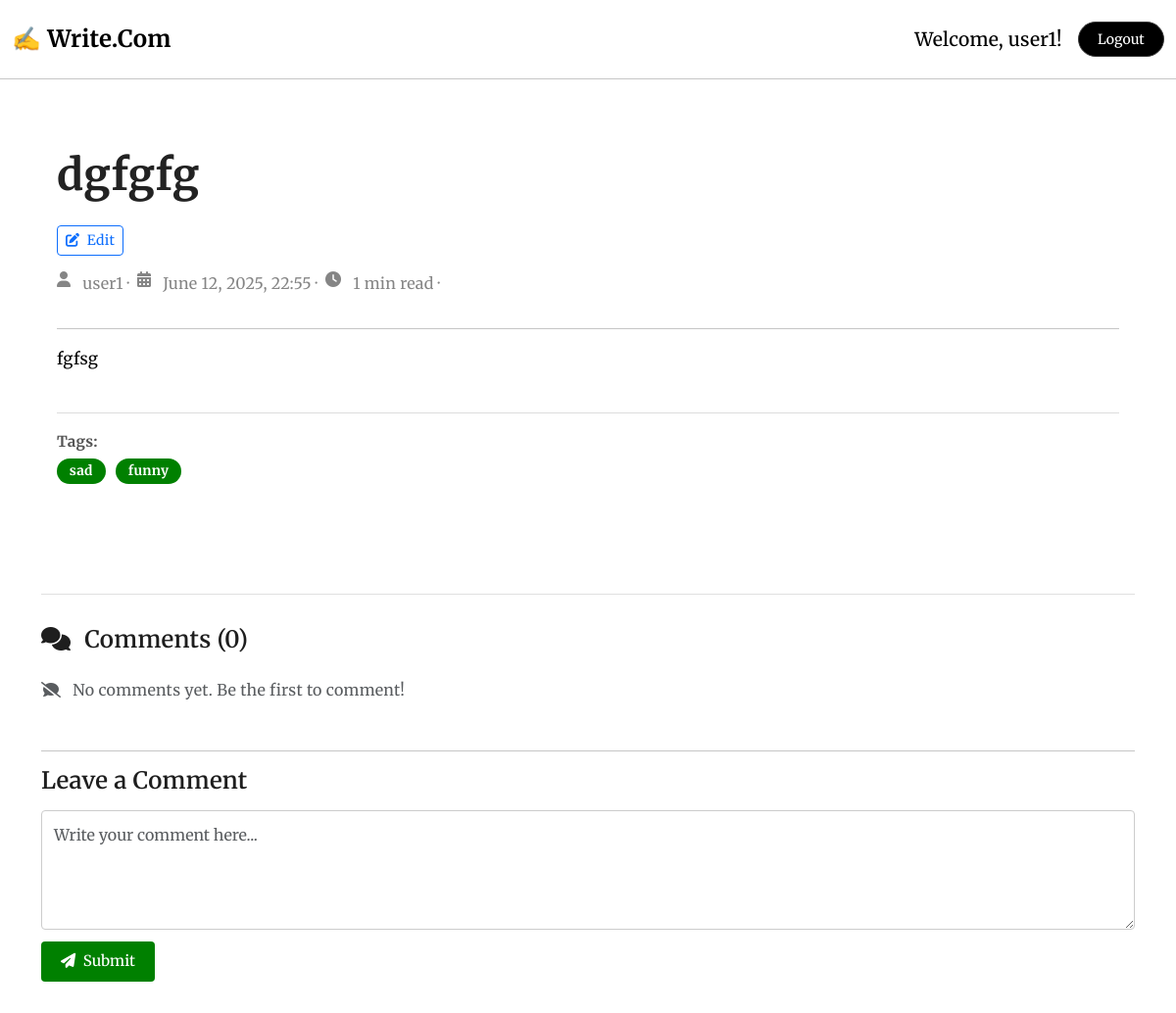
Page /post/dgfgfg-Q7dKe0IM/ (signed in) on the committed database.
### blog/models.py (models this page shows, shortened)
class Post(models.Model):
    author=models.ForeignKey(User,on_delete=models.CASCADE)
    title=models.CharField(max_length=200)
    slug=models.SlugField(unique=True,blank=True)
    content=models.TextField()
    created_at=models.DateTimeField(auto_now_add=True)
    updated_at=models.DateTimeField(auto_now=True)
    tags=models.ManyToManyField(Tag,blank=True)
    content_html=models.TextField(blank=True)
    @property
    def read_time(self):
        word_count=len(strip_tags(self.content).split())
        minutes=math.ceil(word_count/200)
        return f"{minutes} min read"

class Tag(models.Model):
    name=models.CharField(max_length=255,unique=True)

### blog/views.py (the view, shortened to what this page needs)
# urls.py: path('post/<slug:slug>/',views.post_detail,name='post_detail'),
def post_detail(request,slug):
    post=get_object_or_404(Post,slug=slug)
    post.content_html=markdown2.markdown(post.content,
        extras=[
            "fenced-code-blocks",
            "tables",
            "code-friendly",
            "strike",
            "break-on-newline",
            "target-blank-links",
            "header-ids",
        ])
    comments=post.comments.order_by('-created_at')
    comment_form=CommentForm()
    return render(request,'blog/post_detail.html',{
        'post':post,
        'comments':comments,
        'comment_form':comment_form,
        })

### blog/forms.py
class CommentForm(forms.ModelForm):
    body=forms.CharField(widget=forms.Textarea(attrs={
        'rows':4,
        'placeholder':'Write your comment here...',
        'class':'form-control'
    }), label='')
    class Meta:
        model=Comment
        fields=['body']

### blog/templates/blog/post_detail.html (shortened to what this page needs)
{% extends "blog/base.html" %}
{% load static %}
{% block content %}
<link rel="stylesheet" href="https://cdnjs.cloudflare.com/ajax/libs/animate.css/4.1.1/animate.min.css" />
<link rel="stylesheet" href="{% static 'css/markdown.css' %}">
<div class="post-container">
  <article class="post-wrapper animate__animated animate__fadeIn">
    <h1 class="post-title">{{ post.title }}</h1>
    {% if request.user == post.author %}
    <p><a href="{% url 'edit_post' post.pk %}" class="btn btn-sm btn-outline-primary">
      <i class="fas fa-edit me-1"></i> Edit
    </a></p>
{% endif %}
    <p class="post-meta">
      <i class="fas fa-user me-1"></i> {{ post.author.username }} &middot;
      <i class="fas fa-calendar-alt me-1"></i> {{ post.created_at|date:"F j, Y, G:i" }} &middot;
      <i class="fas fa-clock me-1"></i> {{ post.read_time }} &middot;
    </p>
<hr class="mt-0">
    <div id="postContent" class="post-content">
      {{ post.content_html|safe }}
    </div>
    {% if post.tags.exists %}
  <div class="post-tags">
    <strong>Tags:</strong><br>
    {% for tag in post.tags.all %}
      <span class="badge rounded-pill">{{ tag.name }}</span>
    {% endfor %}
  </div>
{% else %}
  <div class="post-tags">
    <strong>Tags:</strong><br>
    <span class="text-muted">No tags</span>
  </div>
{% endif %}
  </article>
</div>
<div class="comment-section">
  <h4><i class="fas fa-comments me-2"></i> Comments ({{ comments.count }})</h4>
  {% for comment in comments %}
    <div class="comment-box">
      <p class="mb-1"><i class="fas fa-user me-1"></i> {{ comment.user.username }}</p>
      <p class="comment-meta"><i class="fas fa-calendar-alt me-1"></i> {{ comment.created_at|date:"F j, Y, G:i" }}</p>
      <p class="comment-body"><i class="fas fa-comment-dots me-2 text-muted"></i>{{ comment.body }}</p>
    </div>
  {% empty %}
    <p class="text-muted"><i class="fas fa-comment-slash me-2"></i> No comments yet. Be the first to comment!</p>
  {% endfor %}
  <hr class="mt-5">
  <h5 class="mb-3">Leave a Comment</h5>
  <form method="post" class="comment-form">
    {{ comment_form.body }}
    <button type="submit"><i class="fas fa-paper-plane me-1"></i> Submit</button>
  </form>
</div>
{% endblock %}

### blog/templates/blog/base.html (shortened to what this page needs)
<!DOCTYPE html>
<html lang="en">
<head>
    <link href="https://cdn.jsdelivr.net/npm/bootstrap@5.3.0/dist/css/bootstrap.min.css" rel="stylesheet">
    <link rel="stylesheet" href="https://cdnjs.cloudflare.com/ajax/libs/font-awesome/6.5.0/css/all.min.css">
</head>
<body>
<nav class="navbar navbar-expand-lg modern-navbar py-3">
  <div class="container-fluid">
    <a class="navbar-brand fw-bold" href="/" style="font-size: 1.5rem;">
      ✍️ Write.Com
    </a>
    <div class="ms-auto d-flex align-items-center gap-2">
      {% if user.is_authenticated %}
        <span class="me-2 user-greeting">
          Welcome, {{ user.username }}!
        </span>
        <form action="{% url 'custom_logout' %}" method="post" style="display:inline;">
          <button type="submit" class="btn modern-btn btn-sm">
            Logout
          </button>
        </form>
      {% else %}
        <a href="{% url 'custom_login' %}" class="btn modern-btn btn-sm">Login</a>
        <a href="{% url 'custom_register' %}" class="btn modern-btn btn-sm">Sign Up</a>
      {% endif %}
    </div>
  </div>
</nav>
<hr class="mt-0">
<div class="container mt-4">
    {% block content %}
    {% endblock %}
</div>
</body>
</html>

### blog/static/css/markdown.css (style rules this page uses)
.post-content { font-family: 'Merriweather','Segoe UI', sans-serif; color: #000000; line-height: 1.75; font-size: 1.05rem; }

### blog/templates/blog/base.html (style rules this page uses)
body { background-color: #ffffff; color: #2e2a26; font-family: 'Merriweather', 'Segoe UI', sans-serif; line-height: 1.6; font-size: 16px; letter-spacing: 0.25px; -webkit-font-smoothing: antialiased; }
.modern-navbar { background: #ffffff; font-family: 'Merriweather', 'Segoe UI', sans-serif; transition: background-color 0.3s ease; }
.modern-navbar .navbar-brand { color: #000000; font-weight: 700; text-decoration: none; transition: color 0.3s ease; }
.modern-navbar .user-greeting { font-size: 1.2rem; font-weight: 500; color: #000000; }
.modern-btn { background-color:rgb(0, 0, 0); border: 1px solid #383838; color: #ffffff; padding: 0.4rem 1.2rem; border-radius: 20px; font-weight: 500; transition: all 0.25s ease-in-out; font-family: 'Merriweather', 'Segoe UI', sans-serif; }

### blog/templates/blog/post_detail.html (style rules this page uses)
body { font-family: 'Merriweather', sans-serif; background-color: #ffffff; color: #1e1e1e; }
.post-container { justify-content: center; padding: 3rem 1rem; }
.post-title { font-size: 2.75rem; font-weight: 700; color: #222; text-align: left; margin-bottom: 1.5rem; }
.post-meta { font-size: 1rem; color: #858585; margin-bottom: 2rem; display: flex; flex-wrap: wrap; gap: 0.5rem; }
.post-content { font-size: 1.05rem; line-height: 1.9; color: #333; overflow-wrap: break-word; }
.post-tags { margin-top: 2.5rem; padding-top: 1rem; border-top: 1px solid #ddd; }
.post-tags strong { font-size: 0.95rem; color: #555; }
.post-tags .badge { display: inline-block; background:green; color: #fff; padding: 0.4rem 0.8rem; border-radius: 999px; font-size: 0.85rem; margin: 0.25rem 0.4rem 0 0; transition: background-color 0.25s; }
.comment-section { margin-top: 4rem; padding: 2rem 0; font-family: 'Merriweather', serif; border-top: 1px solid #e0e0e0; }
.comment-section h4, .comment-section h5 { font-size: 1.5rem; font-weight: 600; color: #1e1e1e; margin-bottom: 1.5rem; }
.comment-form textarea { width: 100%; border: 1px solid #ccc; border-radius: 0.25rem; padding: 0.75rem; font-size: 1rem; font-family: 'Merriweather', serif; resize: vertical; background-color: #fff; color: #1e1e1e; transition: border-color 0.25s ease; }
.comment-form button { background-color: green; color: #fff; font-size: 0.95rem; font-weight: 500; border-radius: 0.25rem; padding: 0.5rem 1.25rem; border: none; margin-top: 0.75rem; cursor: pointer; transition: background-color 0.2s ease-in-out; }

### rows in the picture
Post: title "dgfgfg", author.username "user1", created_at "June 12, 2025, 22:55", read_time "1 min read", content_html "fgfsg"
Tag: name "sad"
Tag: name "funny"

### other values in the picture
{{ user.username }} "user1"
{{ comments.count }} "0"
